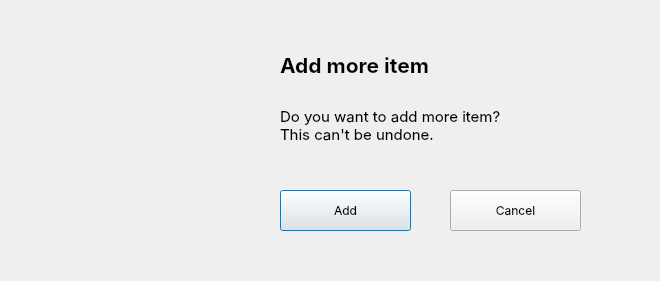
<?xml version="1.0" encoding="UTF-8"?>
<ui version="4.0">
 <class>Dialog</class>
 <widget class="QDialog" name="Dialog">
  <property name="geometry">
   <rect>
    <x>0</x>
    <y>0</y>
    <width>660</width>
    <height>281</height>
   </rect>
  </property>
  <property name="windowTitle">
   <string>Dialog</string>
  </property>
  <widget class="QLabel" name="label">
   <property name="geometry">
    <rect>
     <x>40</x>
     <y>40</y>
     <width>200</width>
     <height>200</height>
    </rect>
   </property>
   <property name="text">
    <string/>
   </property>
   <property name="pixmap">
    <pixmap>add.png</pixmap>
   </property>
   <property name="scaledContents">
    <bool>true</bool>
   </property>
  </widget>
  <widget class="QPushButton" name="add_btn">
   <property name="geometry">
    <rect>
     <x>280</x>
     <y>190</y>
     <width>131</width>
     <height>41</height>
    </rect>
   </property>
   <property name="font">
    <font>
     <family>SF Pro Display</family>
     <pointsize>9</pointsize>
    </font>
   </property>
   <property name="text">
    <string>Add</string>
   </property>
   <property name="default">
    <bool>false</bool>
   </property>
   <property name="flat">
    <bool>false</bool>
   </property>
  </widget>
  <widget class="QPushButton" name="pushButton_2">
   <property name="geometry">
    <rect>
     <x>450</x>
     <y>190</y>
     <width>131</width>
     <height>41</height>
    </rect>
   </property>
   <property name="font">
    <font>
     <family>SF Pro Display</family>
     <pointsize>9</pointsize>
    </font>
   </property>
   <property name="text">
    <string>Cancel</string>
   </property>
  </widget>
  <widget class="QLabel" name="label_2">
   <property name="geometry">
    <rect>
     <x>280</x>
     <y>30</y>
     <width>391</width>
     <height>71</height>
    </rect>
   </property>
   <property name="font">
    <font>
     <family>SF Pro Display</family>
     <pointsize>16</pointsize>
     <weight>75</weight>
     <bold>true</bold>
    </font>
   </property>
   <property name="text">
    <string>Add more item</string>
   </property>
  </widget>
  <widget class="QLabel" name="label_3">
   <property name="geometry">
    <rect>
     <x>280</x>
     <y>90</y>
     <width>391</width>
     <height>71</height>
    </rect>
   </property>
   <property name="font">
    <font>
     <family>SF Pro Display</family>
     <pointsize>11</pointsize>
     <weight>50</weight>
     <bold>false</bold>
    </font>
   </property>
   <property name="text">
    <string>&lt;html&gt;&lt;head/&gt;&lt;body&gt;&lt;p&gt;Do you want to add more item?&lt;br/&gt;This can't be undone.&lt;/p&gt;&lt;/body&gt;&lt;/html&gt;</string>
   </property>
  </widget>
 </widget>
 <resources/>
 <connections/>
</ui>
